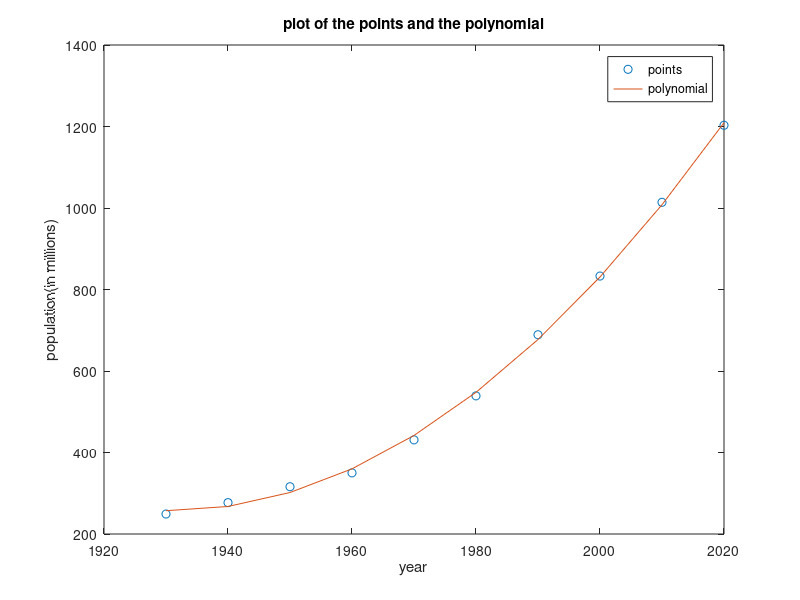

Source code (MATLAB):
                            %%%  a1Q8  

clc;
clear;
year=1930:10:2020;
population=[249 277 316 350 431 539 689 833 1014 1203];  %in millions

                        %%% Ans to Q no 8(a)
%polyfit() returns the coefficients for a polynomial of degree n that is a best fit for the data in y. The returned coefficients are in descending powers.
[p, S, mu]=polyfit(year,population, 2);

% plotting the points and the polynomial
y1 = polyval(p,year,S,mu);
figure
plot(year,population,'o')
hold on
plot(year,y1)
%designing the graph,making it more readable
title('plot of the points and the polynomial')
xlabel('year')
ylabel('population(in millions)')
legend('points','polynomial')
hold off

                        %%% Ans to Q no 8(b)
disp('Ans to Q no 8(b)')
p1=interp1(year,population,1995,'linear');
p2=interp1(year,population,1995,'spline');
fprintf('interpolation: linear \nthe population in 1995 is %f\n\n',p1)
fprintf('interpolation: spline \nthe population in 1995 is %f',p2)